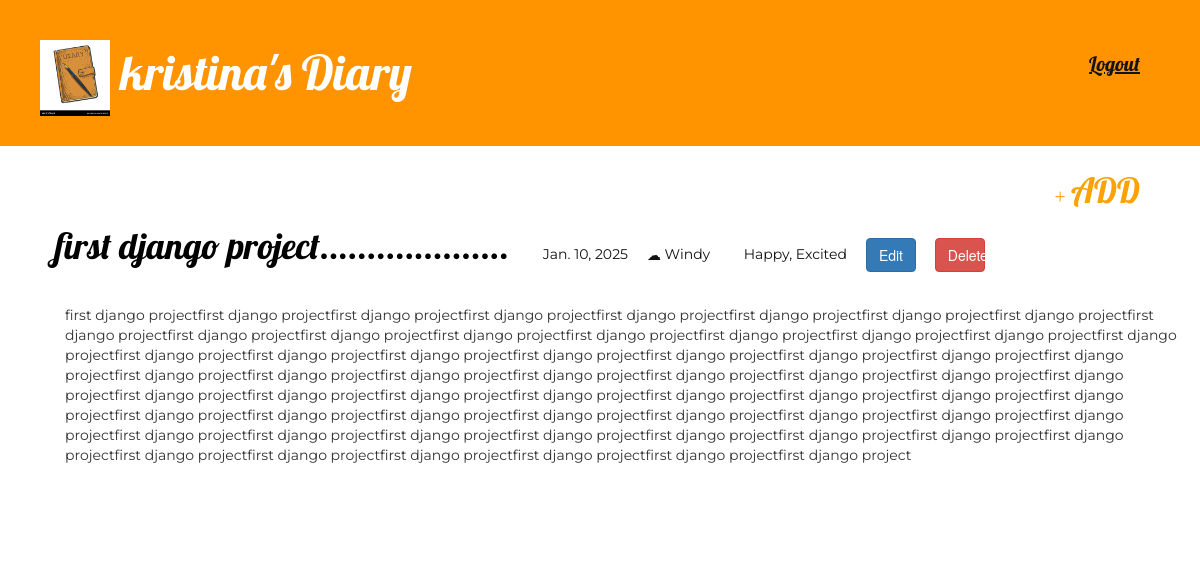
/post/3/ (signed in), run on the app's committed database.
### diary_app/models.py (models this page shows, shortened)
class Post(models.Model):
    WEATHER_CHOICES = (
        ('Sunny', 'Sunny'),
        ('Windy', 'Windy'),
        ('Rainy', 'Rainy'),
        ('Snowy', 'Snowy'),
        ('Foggy', 'Foggy'),
        ('Cloudy', 'Cloudy'),
        ('Stormy', 'Stormy'),
    )
    MOOD_CHOICES = (
        ('HAPPY', 'Happy'),
        ('SAD', 'Sad'),
        ('EXCITED', 'Excited'),
        ('FURIOUS', 'Furious'),
        ('DEPRESSED', 'Depressed'),
        ('EXHAUSTED', 'Exhausted'),
        ('FRIGHTENED', 'Frightened'),
        ('RELAXED', 'Relaxed'),
        ('SURPRISED', 'Surprised'),
        ('ANGRY', 'Angry'),
        ('NERVOUS', 'Nervous'),
        ('LONELY', 'Lonely'),
        ('JEALOUS', 'Jealous'),
        ('SHY', 'Shy'),
        ('UPSET', 'Upset'),
        ('DISGUSTED', 'Disgusted'),
    )
    date = models.DateField(default=date.today)
    weather = models.CharField(max_length=20, choices=WEATHER_CHOICES, default='Sunny')
    mood = MultiSelectField(choices=MOOD_CHOICES)
    author = models.ForeignKey('auth.User', on_delete=models.CASCADE)
    title = models.CharField(max_length=200)
    text = models.TextField()
    class Meta:
        ordering = ['-date']

### diary_app/views.py (the view)
# urls.py: path('post/<int:pk>/', views.post_detail, name='post-detail'),
@login_required(login_url="login")
def post_detail(request, pk):
    post = get_object_or_404(Post, pk=pk)
    return render(request, 'post_detail.html', {'post': post})

### templates/post_detail.html
{% extends 'base.html' %}
{% block content %}
    <div class="post">
        <h1>{{ post.title }}</h1>
        {% if post.date %}
            <div class="date">
                <span class="glyphicon glyphicon-calendar"></span> {{ post.date }}
            </div>
        {% endif %}
        <div class="weather"><span class="glyphicon glyphicon-cloud"></span> {{ post.weather }}</div>
        {% if post.mood %}
            <div class="mood">
                <span class="glyphicon glyphicon-heart"></span> {{ post.mood }}
            </div>
        {% endif %}
        <a href="{% url 'post-edit' pk=post.pk %}" class="btn btn-primary">Edit</a>
        <a href="{% url 'post-delete' pk=post.pk %}" class="btn btn-danger">Delete</a>
        <p>{{ post.text|linebreaksbr }}</p>
    </div>
{% endblock %}

### templates/base.html (shortened to what this page needs)
{% load static %}
<!DOCTYPE html>
<html lang="en">
  <head>
    <link rel="stylesheet" href="{% static 'css/bootstrap.min.css' %}" rel="stylesheet">
    <link rel="stylesheet" href="{% static 'css/diary.css' %}" rel="stylesheet">
  </head>
  <body>
    <div class="page_header">
        {% if user.is_authenticated %}
          <h1>
            <a href="/">
              <img src="{% static 'img/diary.jpg' %}" alt="Personal Diary" width="70px" />
            </a>
            <a href="{% url 'post-list' %}">{{ request.user.first_name }}'s Diary</a></h1>
          <form action="{% url 'logout' %}" method="post" class="top_menu">
            <button type="submit" class="link">
              <span class="material-symbols-outlined lg-icons">Logout </span>
            </button>
          </form>
        {% else %}
          <h1><a href="/">Welcome!</a></h1>
          <a href="{% url 'login' %}" class="top_menu btn btn-primary">Login</a>
          <a href="{% url 'signup' %}" class="top_menu btn btn-success">Sign Up</a>
        {% endif %}
    </div>
    {% if user.is_authenticated %}
      <a href="{% url 'post-new' %}" class="new"><span class="glyphicon glyphicon-plus"></span>ADD</a>
    {% endif %}
    <div class="container">
        {% block content %}
        {% endblock %}
    </div>
  </body>
</html>

### static/css/diary.css (style rules this page uses)
h1 { color: #000000; }
.page_header { background-color: #ff9400; margin-top: 0; padding: 20px 20px 20px 40px; }
.page_header h1, .page_header h1 a, .page_header h1 a:visited, .page_header h1 a:active { color: #ffffff; font-size: 36pt; text-decoration: none; display: inline-block; }
h1, h2, h3, h4 { font-family: 'Lobster', cursive; }
.container { margin-top: 30px; margin-left: 40px; }
.date, .weather, .mood { font-family: 'Montserrat', sans-serif; color: #131212; }
.post div, .post h1, .post a, .post button { display: inline-block; margin-right: 15px; }
.post a { width: 50px; }
.post p { margin: 30px 10px 10px; }
.top_menu, .top_menu:hover, .top_menu:visited { font-family: 'Lobster', cursive; color: #ffffff; float: right; font-size: 15pt; margin-right: 20px; margin-top: 10px; padding: 20px; }
.post { margin-top: 30px; margin-bottom: 70px; }
p { font-family: 'Montserrat', sans-serif; }
.new, .new:hover, .new:visited, .new:active { font-family: 'Lobster', cursive; color: #FCA205; float: right; font-size: 26pt; margin-right: 40px; padding: 20px; }
.new span { color: #FCA205; font-size: 20px; padding-bottom: 10px; padding-right: 5px; }
.link { background: none; border: none; color: #141414; text-decoration: underline; cursor: pointer; padding: 0; font-family: inherit; font-size: inherit; }

### data on the page
Post: title "first django project....................", date "Jan. 10, 2025", weather "Windy", mood "Happy, Excited", text "first django projectfirst django projectfirst django projectfirst django projectfirst django projectfirst django projectfirst django projectfirst django projectfirst django projectfirst django projectfirst django projectfirst django projectfirst django projectfirst django projectfirst django projectfirst django projectfirst django projectfirst django projectfirst django projectfirst django projectfirst django projectfirst django projectfirst django projectfirst django projectfirst django projectfirst django projectfirst django projectfirst django projectfirst django projectfirst django projectfirst django projectfirst django projectfirst django projectfirst django projectfirst django…"

### other printed values
{{ request.user.first_name }} "kristina"
